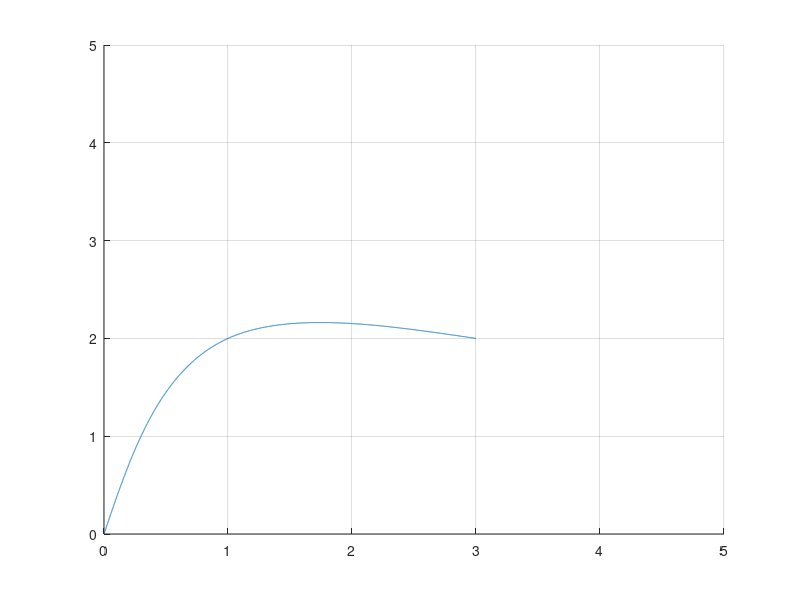

MATLAB code to generate this figure:
clear all;
clc;
close all;

axis([0 5 0 5]);
grid on;

% z=[1 0;2 1;3 0;4 1];
% line(z(:,1),z(:,2));
% P(t)=[0 0]+[0.3011 1.1305]*t+[0 0]*t^2+[0.0293 -0.0472]*t^3;
% x=0+0.3011*t+0*t^2+0.0293*t^3;
% y=0+1.1305*t+0*t^2+-0.0472*t^3;
adim=0.001;
t=0:adim:2.236;
for k=1:1:length(t)
 x(k)=0+0.3011*t(k)+0*t(k)^2+0.0293*t(k)^3;
 y(k)=0+1.1305*t(k)+0*t(k)^2+-0.0472*t(k)^3;
end
line(x,y);

%P(t)=[1 2]+[0.7394 0.4222]*t+[0.19535 -0.31685]*t^2+[-0.03253 0.05283]*t^3;

t=0:adim:2;
for k=1:1:length(t)
 X(k)=1+0.7394*t(k)+0.19535*t(k)^2+-0.03253*t(k)^3;
 Y(k)=2+0.4222*t(k)+-0.31685*t(k)^2+0.05283*t(k)^3;
end
line(X,Y);
